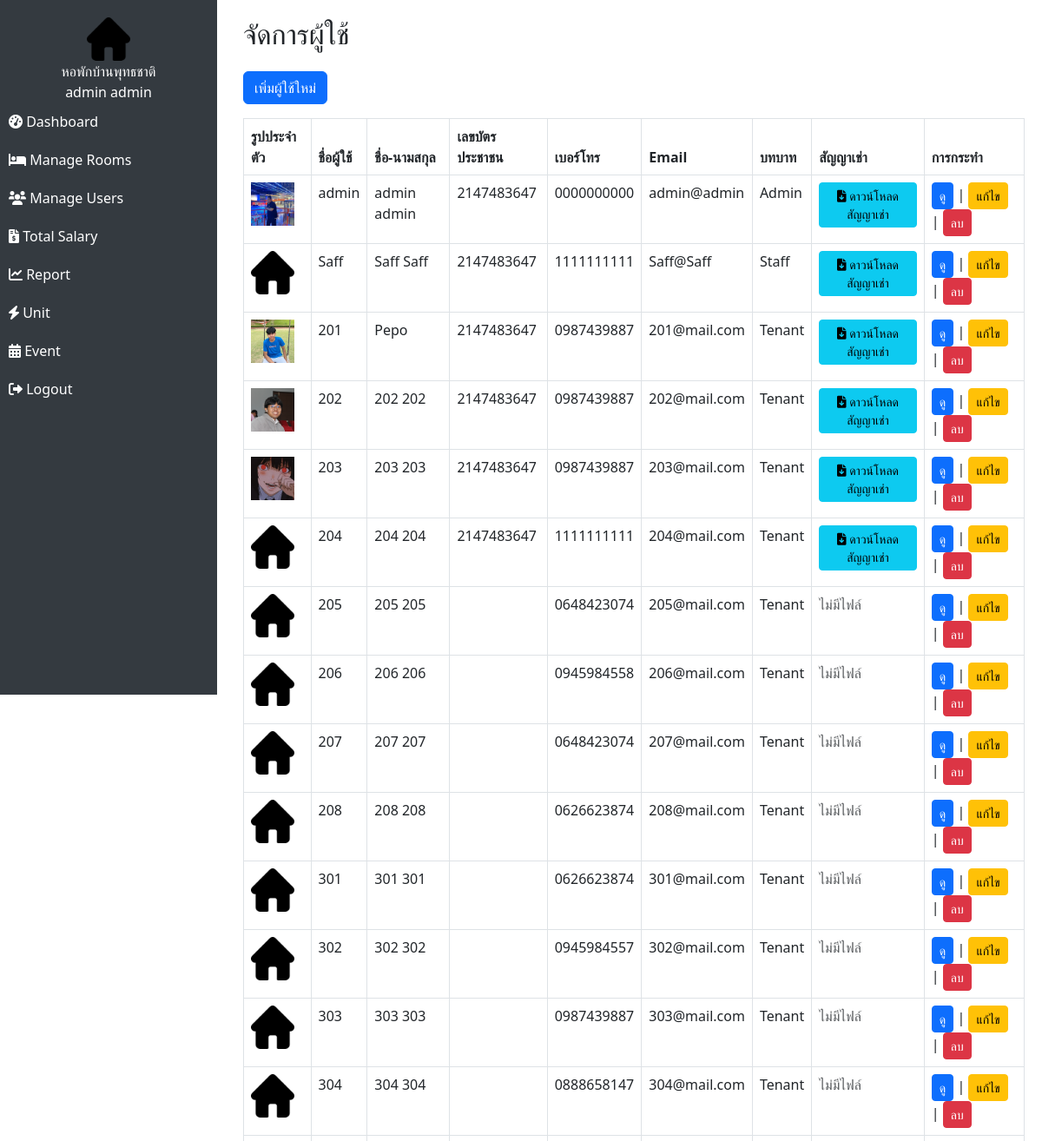
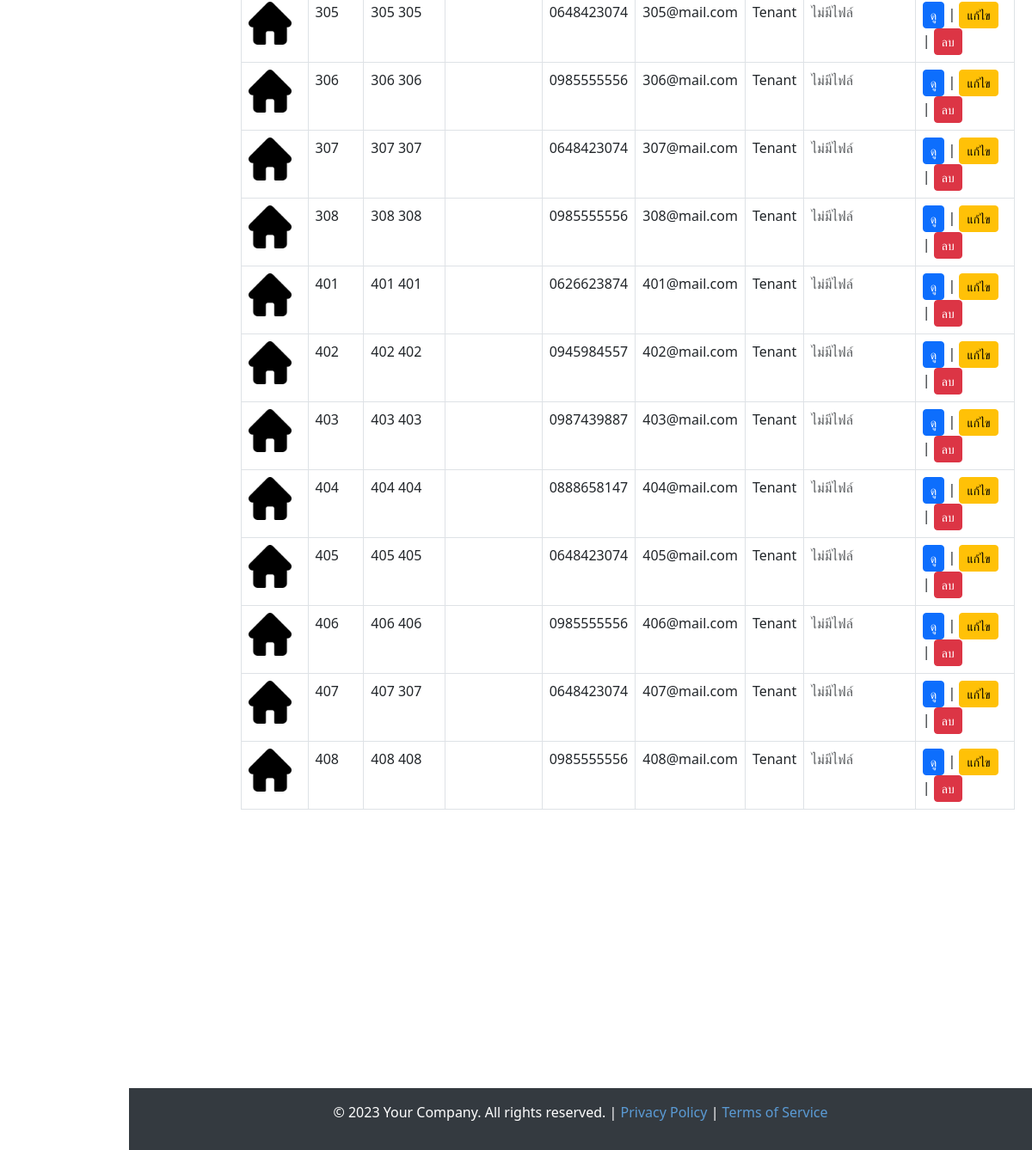
/admin/manage_users.php (signed in), run on the app's committed database (2 pictures, top to bottom).
### tables this page shows
CREATE TABLE `users` (
  `id` int(11) NOT NULL,
  `username` varchar(50) NOT NULL,
  `password` varchar(255) NOT NULL,
  `role` enum('admin','staff','tenant') NOT NULL,
  `full_name` varchar(100) NOT NULL,
  `phone` varchar(20) DEFAULT NULL,
  `email` varchar(100) DEFAULT NULL,
  `created_at` timestamp NOT NULL DEFAULT current_timestamp(),
  `IDCard` int(200) DEFAULT NULL,
  `Img` varchar(200) DEFAULT NULL,
  `idcard_img` varchar(200) DEFAULT NULL,
  `charter` varchar(200) DEFAULT NULL
);

### admin/manage_users.php (the view, shortened to what this page needs)
<?php
include("../config/database.php");
$result = $conn->query("SELECT id, username, full_name, phone, email, role, IDCard, img, charter FROM users");
if (isset($_SESSION['user_id'])) {
    $user_id = $_SESSION['user_id'];
    $user_sql = "SELECT full_name FROM users WHERE id = ?";
    $stmt = $conn->prepare($user_sql);
    $stmt->bind_param("i", $user_id);
    $stmt->execute();
    $user_result = $stmt->get_result();
    $user_data = $user_result->fetch_assoc();
    $full_name = $user_data['full_name'] ?? 'Guest';
} else {
    $full_name = 'Guest';
}
?>
<!DOCTYPE html>
<html lang="en">
<head>
    <link href="https://cdn.jsdelivr.net/npm/bootstrap@5.3.0/dist/css/bootstrap.min.css" rel="stylesheet">
    <link rel="stylesheet" href="https://cdn.jsdelivr.net/npm/bootstrap-icons@1.10.5/font/bootstrap-icons.css">
    <link rel="stylesheet" href="https://cdnjs.cloudflare.com/ajax/libs/font-awesome/6.0.0-beta3/css/all.min.css">
</head>
<body>
    <?php
    include "../assets/assets/admin_sidebar.php";
    ?>
    <div class="content">
        <h2 class="mb-4">จัดการผู้ใช้</h2>
        <a href="add_user.php" class="btn btn-primary mb-3">เพิ่มผู้ใช้ใหม่</a>
        <table class="table table-bordered">
            <thead>
                <tr>
                    <th>รูปประจำตัว</th>
                    <th>ชื่อผู้ใช้</th>
                    <th>ชื่อ-นามสกุล</th>
                    <th>เลขบัตรประชาชน</th>
                    <th>เบอร์โทร</th>
                    <th>Email</th>
                    <th>บทบาท</th>
                    <th>สัญญาเช่า</th>
                    <th>การกระทำ</th>
                </tr>
            </thead>
            <tbody>
                <?php while ($row = $result->fetch_assoc()) { ?>
                <tr>
                    <td>
                        <?php if (!empty($row["img"])): ?>
                        <img src="../assets/Data/img/<?= $row["img"] ?>" alt="รูปประจำตัว"
                            style="width: 50px; height: 50px; object-fit: cover;">
                        <?php else: ?>
                        <img src="../assets/images/home.png" alt="รูปเริ่มต้น"
                            style="width: 50px; height: 50px; object-fit: cover;">
                        <?php endif; ?>
                    </td>
                    <td><?= $row["username"] ?></td>
                    <td><?= $row["full_name"] ?></td>
                    <td><?= $row["IDCard"] ?></td>
                    <td><?= $row["phone"] ?></td>
                    <td><?= $row["email"] ?></td>
                    <td><?= ucfirst($row["role"]) ?></td>
                    <td>
                        <?php if (!empty($row["charter"]) && $row["charter"] != ""): ?>
                        <a href="../assets/Data/file_Charter/<?= $row["charter"] ?>" download
                            class="btn btn-info btn-sm">
                            <i class="fas fa-file-download"></i> ดาวน์โหลด สัญญาเช่า
                        </a>
                        <?php else: ?>
                        <span class="text-muted">ไม่มีไฟล์</span>
                        <?php endif; ?>
                    </td>
                    <td>
                        <button class="btn btn-primary btn-sm" data-bs-toggle="modal"
                            data-bs-target="#viewModal<?= $row["id"] ?>">ดู</button> |
                        <a href="edit_user.php?id=<?= $row["id"] ?>" class="btn btn-warning btn-sm">แก้ไข</a> |
                        <a href="manage_users.php?delete=<?= $row["id"] ?>" class="btn btn-danger btn-sm"
                            onclick="return confirm('คุณแน่ใจหรือไม่ว่าต้องการลบ?');">ลบ</a>
                    </td>
                </tr>
                <?php } ?>
            </tbody>
        </table>
    </div>
    <br><br><br><br><br><br><br><br> <br><br><br><br>
    <div class="footer">
        <p>&copy; 2023 Your Company. All rights reserved. | <a href="#">Privacy Policy</a> | <a href="#">Terms of
                Service</a></p>
    </div>
</body>
</html>

### assets/assets/admin_sidebar.php
<div class="sidebar">
    <center><img src="../assets/images/home.png" alt="Logo" width="50"></center>
    <center style="color: white;">หอพักบ้านพุทธชาติ</center>
    <center style="color: white;"><?php echo htmlspecialchars($full_name); ?></center>
    <a href="dashboard.php"><i class="fas fa-tachometer-alt"></i> Dashboard</a>
    <a href="manage_rooms.php"><i class="fas fa-bed"></i> Manage Rooms</a>
    <a href="manage_users.php"><i class="fas fa-users"></i> Manage Users</a>
    <a href="manage_bills.php"><i class="fas fa-file-invoice-dollar"></i> Total Salary</a>
    <a href="reports.php"><i class="fas fa-chart-line"></i> Report</a>
    <a href="electricity_and_water_unit.php"><i class="fas fa-bolt"></i> Unit</a>
    <a href="event.php"><i class="fas fa-calendar-alt"></i> Event</a>
    <a href="../public/logout.php"><i class="fas fa-sign-out-alt"></i> Logout</a>
</div>

### admin/manage_users.php (style rules this page uses)
.sidebar { height: 100vh; width: 250px; position: fixed; top: 0; left: 0; background-color: #343a40; padding-top: 20px; }
.sidebar a { padding: 10px; text-decoration: none; color: white; display: block; }
.content { margin-left: 260px; padding: 20px; }
.footer { margin-left: 150px; padding: 16px; background-color: #343a40; color: white; text-align: center; }
.footer a { color: #5b9bd5; text-decoration: none; }
.sidebar img { display: block; margin: 0 auto; border-radius: 10px; }

### data on the page
users: full_name "admin admin", Img (picture), username "admin", IDCard "2147483647", phone "0000000000", email "admin@admin", role "Admin"
users: username "Saff", full_name "Saff Saff", IDCard "2147483647", phone "1111111111", email "Saff@Saff", role "Staff"
users: Img (picture), username "201", full_name "Pepo", IDCard "2147483647", phone "0987439887", email "201@mail.com", role "Tenant"
users: Img (picture), username "202", full_name "202 202", IDCard "2147483647", phone "0987439887", email "202@mail.com", role "Tenant"
users: Img (picture), username "203", full_name "203 203", IDCard "2147483647", phone "0987439887", email "203@mail.com", role "Tenant"
users: username "204", full_name "204 204", IDCard "2147483647", phone "1111111111", email "204@mail.com", role "Tenant"
users: username "205", full_name "205 205", phone "0648423074", email "205@mail.com", role "Tenant", shows "ไม่มีไฟล์"
users: username "206", full_name "206 206", phone "0945984558", email "206@mail.com", role "Tenant", shows "ไม่มีไฟล์"
users: username "207", full_name "207 207", phone "0648423074", email "207@mail.com", role "Tenant", shows "ไม่มีไฟล์"
users: username "208", full_name "208 208", phone "0626623874", email "208@mail.com", role "Tenant", shows "ไม่มีไฟล์"
users: username "301", full_name "301 301", phone "0626623874", email "301@mail.com", role "Tenant", shows "ไม่มีไฟล์"
users: username "302", full_name "302 302", phone "0945984557", email "302@mail.com", role "Tenant", shows "ไม่มีไฟล์"
users: username "303", full_name "303 303", phone "0987439887", email "303@mail.com", role "Tenant", shows "ไม่มีไฟล์"
users: username "304", full_name "304 304", phone "0888658147", email "304@mail.com", role "Tenant", shows "ไม่มีไฟล์"
users: username "305", full_name "305 305", phone "0648423074", email "305@mail.com", role "Tenant", shows "ไม่มีไฟล์"
users: username "306", full_name "306 306", phone "0985555556", email "306@mail.com", role "Tenant", shows "ไม่มีไฟล์"
users: username "307", full_name "307 307", phone "0648423074", email "307@mail.com", role "Tenant", shows "ไม่มีไฟล์"
users: username "308", full_name "308 308", phone "0985555556", email "308@mail.com", role "Tenant", shows "ไม่มีไฟล์"
users: username "401", full_name "401 401", phone "0626623874", email "401@mail.com", role "Tenant", shows "ไม่มีไฟล์"
users: username "402", full_name "402 402", phone "0945984557", email "402@mail.com", role "Tenant", shows "ไม่มีไฟล์"
users: username "403", full_name "403 403", phone "0987439887", email "403@mail.com", role "Tenant", shows "ไม่มีไฟล์"
users: username "404", full_name "404 404", phone "0888658147", email "404@mail.com", role "Tenant", shows "ไม่มีไฟล์"
users: username "405", full_name "405 405", phone "0648423074", email "405@mail.com", role "Tenant", shows "ไม่มีไฟล์"
users: username "406", full_name "406 406", phone "0985555556", email "406@mail.com", role "Tenant", shows "ไม่มีไฟล์"
users: username "407", full_name "407 307", phone "0648423074", email "407@mail.com", role "Tenant", shows "ไม่มีไฟล์"
users: username "408", full_name "408 408", phone "0985555556", email "408@mail.com", role "Tenant", shows "ไม่มีไฟล์"
